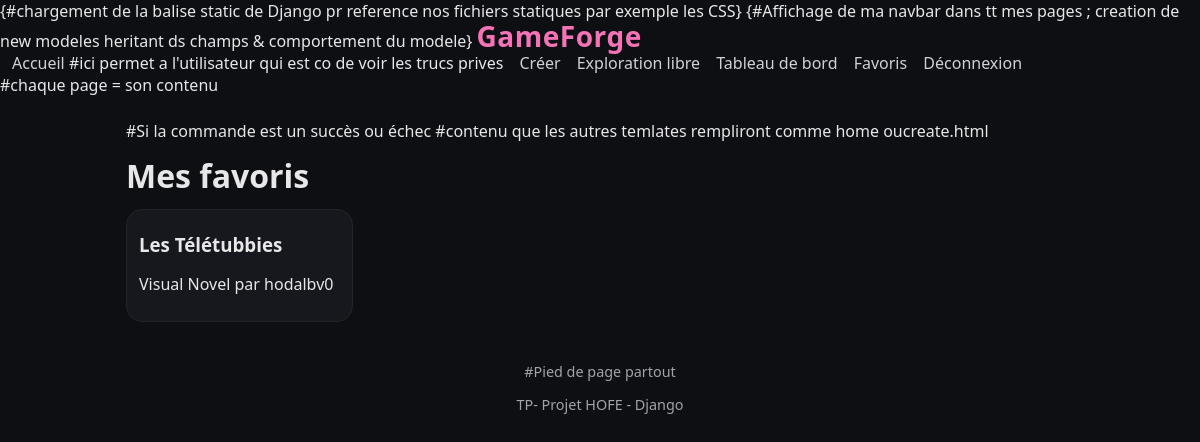
/favorites/ (signed in), run on an earlier commit of the app's database.
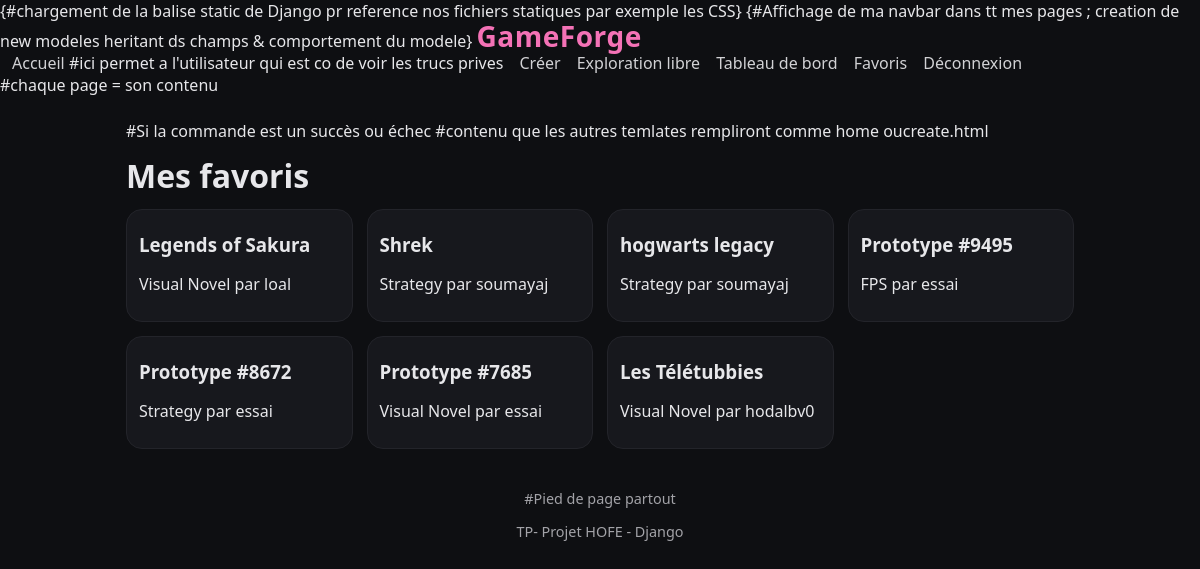
And on a later commit of the database.
### games/models.py (models this page shows, shortened)
class Favorite(models.Model):
    user = models.ForeignKey(settings.AUTH_USER_MODEL, on_delete=models.CASCADE)
    game = models.ForeignKey(GameProject, on_delete=models.CASCADE, related_name='favorites')
    created_at = models.DateTimeField(auto_now_add=True)
    class Meta:
        unique_together = ('user', 'game')

class GameProject(models.Model):
    GENRE_CHOICES = [
        ("RPG", "RPG"),
        ("FPS", "FPS"),
        ("Metroidvania", "Metroidvania"),
        ("Visual Novel", "Visual Novel"),
        ("Strategy", "Strategy"),
        ("Puzzle", "Puzzle"),
    ]
    title = models.CharField(max_length=120)
    genre = models.CharField(max_length=32, choices=GENRE_CHOICES)
    ambiance = models.CharField(max_length=120)
    keywords = models.CharField(max_length=200, blank=True)
    references = models.CharField(max_length=200, blank=True)
    universe_text = models.TextField(blank=True)
    story_act1 = models.TextField(blank=True)
    story_act2 = models.TextField(blank=True)
    story_act3 = models.TextField(blank=True)
    story_twist = models.TextField(blank=True)
    characters = models.JSONField(default=list, blank=True)
    locations = models.JSONField(default=list, blank=True)
    character_image = models.ImageField(upload_to="characters/", blank=True, null=True)
    environment_image = models.ImageField(upload_to="environments/", blank=True, null=True)
    is_public = models.BooleanField(default=True)
    created_by = models.ForeignKey(settings.AUTH_USER_MODEL, on_delete=models.CASCADE)
    created_at = models.DateTimeField(auto_now_add=True)

### games/views.py (the view)
# urls.py: path('favorites/', views.favorites, name='favorites'),
@login_required
def favorites(request):
    favs = Favorite.objects.filter(user=request.user).select_related("game").order_by("-created_at")
    return render(request, "favorites.html", {"favs": favs})

### templates/favorites.html
{% extends 'base.html' %}
{% block content %}
<h1>Mes favoris</h1>
<div class="grid">
    {% for f in favs %}
        <a class="card" href="{% url 'detail' pk=f.game.pk %}">
            <div class="card-body">
                <h3>{{ f.game.title }}</h3>
                <p>{{ f.game.genre }} par {{ f.game.created_by.username }}</p>
            </div>
        </a>
    {% empty %}
        <p>Aucun favori.</p>
    {% endfor %}
</div>
{% endblock %}

What changed in the data, as far as the page shows it:
added Favorite: game "Legends of Sakura", game.genre "Visual Novel", game.created_by.username "loal"
added Favorite: game "Shrek", game.genre "Strategy", game.created_by.username "soumayaj"
added Favorite: game "hogwarts legacy", game.genre "Strategy", game.created_by.username "soumayaj"
added Favorite: game "Prototype #9495", game.genre "FPS", game.created_by.username "essai"
added Favorite: game "Prototype #8672", game.genre "Strategy", game.created_by.username "essai"
added Favorite: game "Prototype #7685", game.genre "Visual Novel", game.created_by.username "essai"
